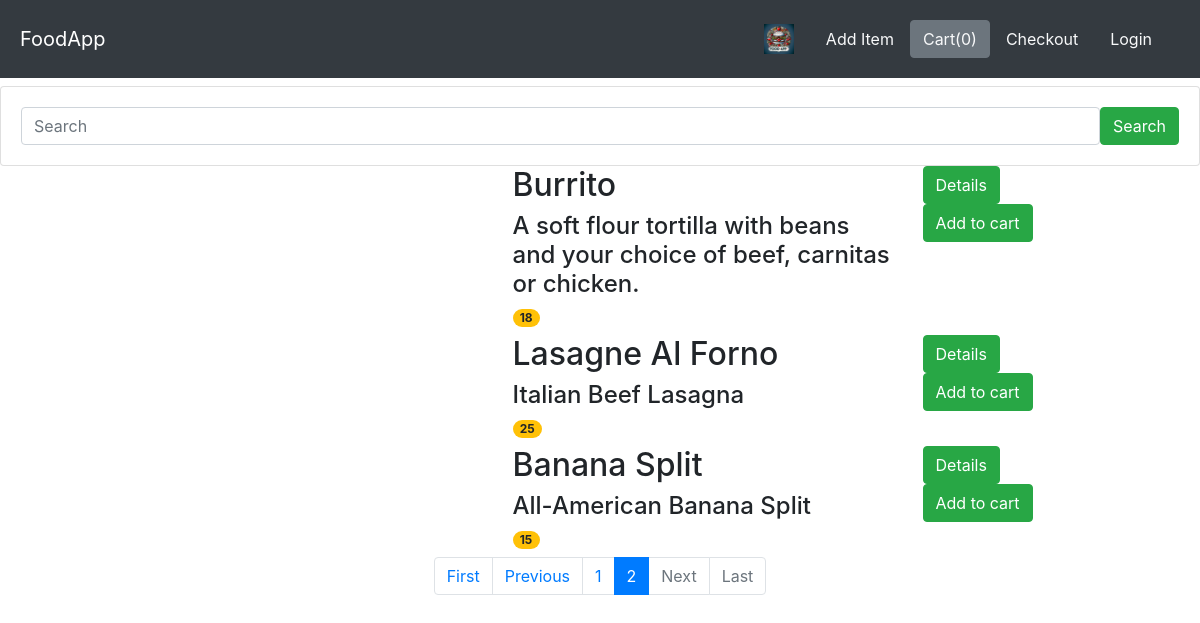
/food/?page=2, run on an earlier commit of the app's database.
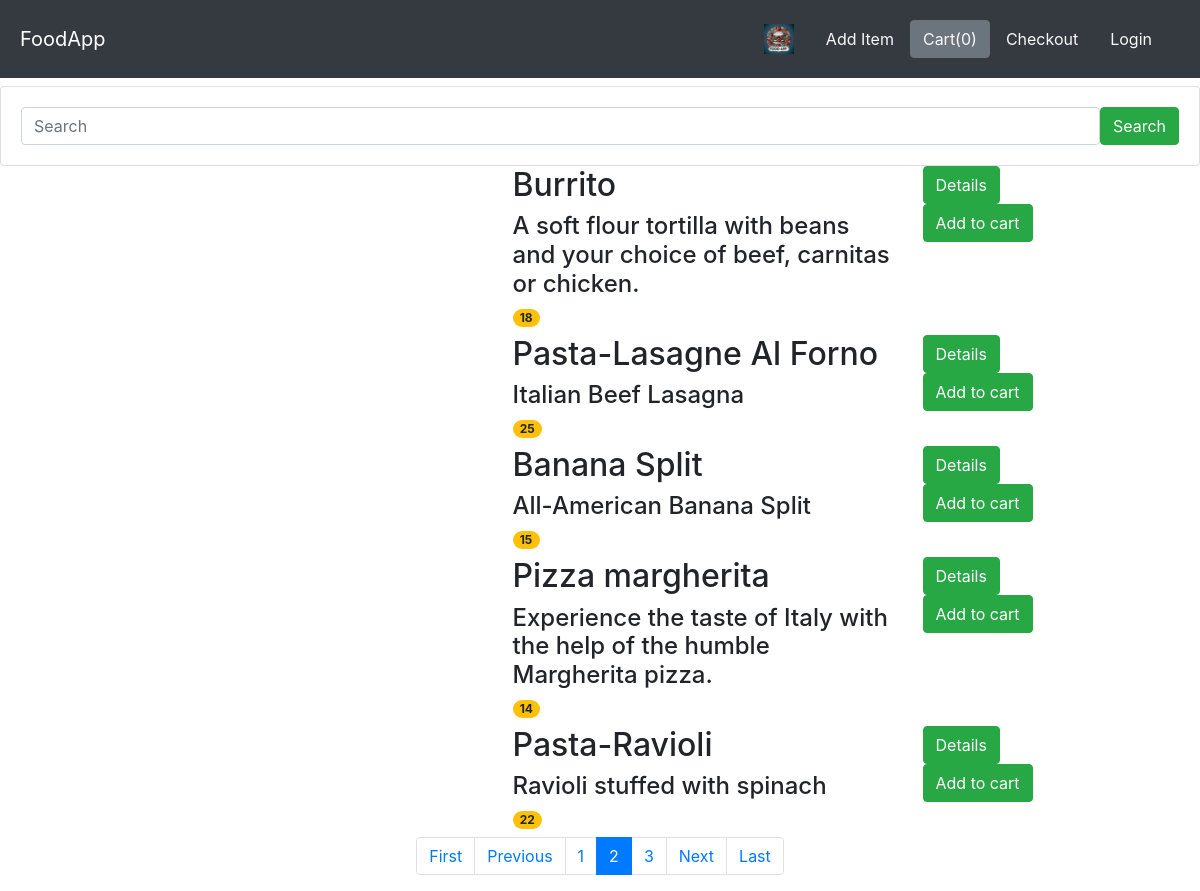
And on a later commit of the database.
### food/models.py (models this page shows, shortened)
class Item(models.Model):
    user_name = models.ForeignKey(User, on_delete=models.CASCADE, default=1)
    item_name = models.CharField(max_length=200)
    item_desc = models.CharField(max_length=200)
    item_price = models.IntegerField()
    item_image = models.CharField(max_length=500,
                                  default="https://cookinupastorm.biz/wp-content/uploads/2023/04/EmptyDinnerPlates.jpg")

### food/views.py (the view)
# urls.py: path('', views.IndexClassView.as_view(), name='index'),
class IndexClassView(ListView):
    model = Item
    template_name = 'food/index.html'
    context_object_name = 'item_list'
    paginate_by = 5
    def get_queryset(self):
        query = self.request.GET.get("item_name")
        if query:
            return Item.objects.filter(
                item_name__icontains=query)
        else:
            return Item.objects.all()

### food/templates/food/index.html (shortened to what this page needs)
{% extends 'food/base.html' %}
{% block content %}
    <div class="content">
        <div class="row">
            <div class="col-md-12">
                <form class="card card-sm">
                    <div class="card-body row no-gutters align-items-center">
                        <div class="col">
                            <input type="search" id="item_name_search" name="item_name" placeholder="Search"
                                   class="form-control form-control-borderless">
                        </div>
                        <div class="col-auto">
                            <button class="btn btn-success" type="submit">Search</button>
                        </div>
                    </div>
                </form>
            </div>
        </div>
        {% for item in item_list %}
            <div class="row">
                <div class="col-md-3 offset-md-2">
                </div>
                <div id="nm{{ item.id }}" class="col-md-4">
                    <div id="price{{ item.id }}" class=card-text>
                        <h2>{{ item.item_name }}</h2>
                        <h4>{{ item.item_desc }}</h4>
                        <h6><span class="badge badge-warning badge-pill">{{ item.item_price }}</span></h6>
                    </div>
                </div>
                <div class="col-md-2">
                    <a href="{% url 'food:detail' item.id %}" class="btn btn-success">Details</a>
                    <button id="{{ item.id }}" class="btn atc btn-success ">Add to cart</button>
                </div>
            </div>
            </div>
        {% endfor %}
    {% if is_paginated %}
        <nav aria-label="Page navigation example">
            <ul class="pagination justify-content-center">
                {% if page_obj.has_previous %}
                    <li class="page-item">
                        <a class="page-link" href="?page=1" tabindex="-1">First</a>
                    </li>
                    <li class="page-item">
                        <a class="page-link" href="?page={{ page_obj.previous_page_number }}">Previous</a>
                    </li>
                {% endif %}
                {% for i in paginator.page_range %}
                    {% if page_obj.number == i %}
                        <li class="page-item active">
                            <span class="page-link">{{ i }}</span>
                        </li>
                    {% else %}
                        <li class="page-item">
                            <a class="page-link" href="?page={{ i }}">{{ i }}</a>
                        </li>
                    {% endif %}
                {% endfor %}
                {% if page_obj.has_next %}
                    <li class="page-item">
                        <a class="page-link" href="?page={{ page_obj.next_page_number }}">Next</a>
                    </li>
                    <li class="page-item">
                        <a class="page-link" href="?page={{ paginator.num_pages }}">Last</a>
                    </li>
                {% else %}
                    <li class="page-item disabled">
                        <span class="page-link">Next</span>
                    </li>
                    <li class="page-item disabled">
                        <span class="page-link">Last</span>
                    </li>
                {% endif %}
            </ul>
        </nav>
    {% endif %}
{% endblock %}

### food/templates/food/base.html (shortened to what this page needs)
{% load static %}
<!doctype html>
<html lang="en">
<head>
    <link rel="stylesheet" href="{% static 'food/style.css' %}">
    <link rel="stylesheet" href="https://cdn.jsdelivr.net/npm/bootstrap@4.0.0/dist/css/bootstrap.min.css"
>
</head>
<body>
<nav class="navbar navbar-dark bg-dark mb-2">
    <a href="{% url 'index' %}" class="navbar-brand m-lg-1">FoodApp</a>
    <div class="navbar">
        <a class="navbar" href="#">
            <img src="{% static 'images/Logo.jpg' %}" width="30" alt="Logo">
        </a>
        <a class="nav-item nav-link text-light me-5 m" href="{% url 'food:create_item' %}">Add Item</a>
        <button id="cart" type="button" class="btn btn-secondary text-light me-5 m" data-container="body"
                data-toggle="popover" data-placement="bottom" data-html="true">Cart(0)
        </button>
        <a class="nav-item nav-link text-light me-5" href="{% url 'food:checkout' %}">Checkout</a>
        {% if user.is_authenticated %}
            <a class="nav-item nav-link text-light me-5" href="{% url 'logout' %}">Logout</a>
            <a class="nav-item nav-link text-light me-5" href="{% url 'profile' %}">Profile</a>
        {% else %}
            <a class="nav-item nav-link text-light me-5" href="{% url 'login' %}">Login</a>
        {% endif %}
    </div>
</nav>
{% block content %}
{% endblock %}
</body>
</html>

### food/static/food/style.css (style rules this page uses)
body { background-color: lightyellow; }

What changed in the data, as far as the page shows it:
changed Item "Italian Beef Lasagna": item_name "Lasagne Al Forno" → "Pasta-Lasagne Al Forno"
added Item: item_name "Pizza margherita", item_desc "Experience the taste of Italy with the help of the humble Margherita pizza.", item_price "14"
added Item: item_name "Pasta-Ravioli", item_desc "Ravioli stuffed with spinach", item_price "22"
Also different on the page:
new list line: "3"
